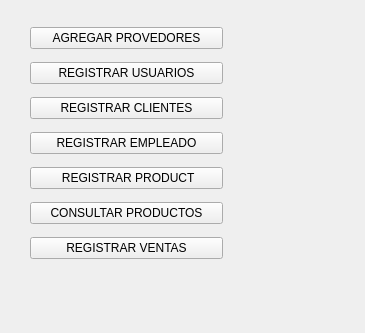
<?xml version="1.0" encoding="UTF-8"?>
<ui version="4.0">
 <class>home</class>
 <widget class="QWidget" name="home">
  <property name="geometry">
   <rect>
    <x>0</x>
    <y>0</y>
    <width>365</width>
    <height>333</height>
   </rect>
  </property>
  <property name="windowTitle">
   <string>Form</string>
  </property>
  <widget class="QWidget" name="layoutWidget">
   <property name="geometry">
    <rect>
     <x>30</x>
     <y>20</y>
     <width>193</width>
     <height>247</height>
    </rect>
   </property>
   <layout class="QVBoxLayout" name="verticalLayout">
    <item>
     <widget class="QPushButton" name="btn_aggProvedores">
      <property name="text">
       <string>AGREGAR PROVEDORES</string>
      </property>
     </widget>
    </item>
    <item>
     <widget class="QPushButton" name="btn_usuarios">
      <property name="text">
       <string>REGISTRAR USUARIOS</string>
      </property>
     </widget>
    </item>
    <item>
     <widget class="QPushButton" name="btn_clientes">
      <property name="text">
       <string>REGISTRAR CLIENTES</string>
      </property>
     </widget>
    </item>
    <item>
     <widget class="QPushButton" name="btn_registrarEmpleado">
      <property name="text">
       <string>REGISTRAR EMPLEADO</string>
      </property>
     </widget>
    </item>
    <item>
     <widget class="QPushButton" name="btn_registrar">
      <property name="text">
       <string> REGISTRAR PRODUCT</string>
      </property>
     </widget>
    </item>
    <item>
     <widget class="QPushButton" name="btn_consultar">
      <property name="text">
       <string>CONSULTAR PRODUCTOS</string>
      </property>
     </widget>
    </item>
    <item>
     <widget class="QPushButton" name="btn_registrarVentas">
      <property name="text">
       <string>REGISTRAR VENTAS</string>
      </property>
     </widget>
    </item>
   </layout>
  </widget>
 </widget>
 <resources/>
 <connections/>
</ui>
